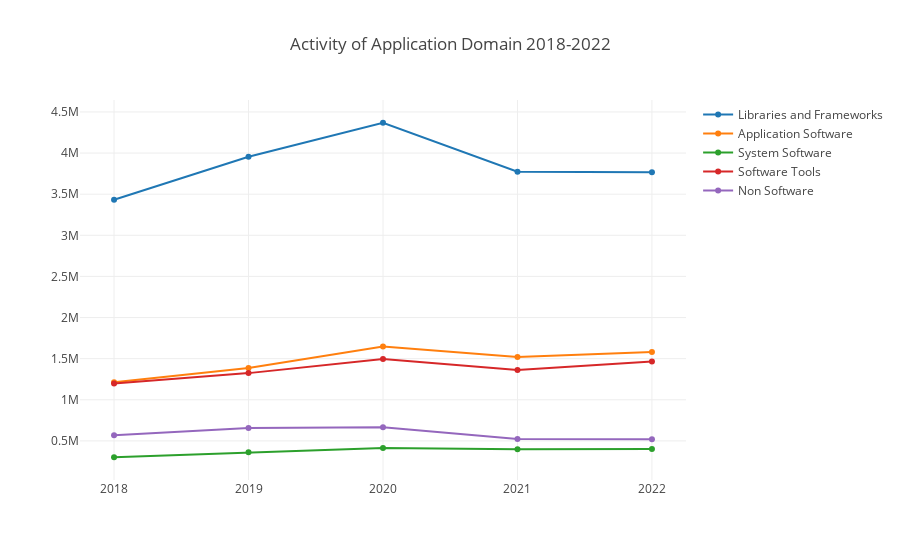

Here is the notebook cell this chart was saved with:
### Code cell
openDigger.render.plotly(appSubDomainActivityData.map(row => {
    return {
        x: years,
        y: row.activity,
        name: row.name
    };
}), {title: `Activity of Application Domain 2018-2022`, xaxis: { type: 'category' }});

### Figure 1 — Plotly figure (JSON) as saved in the notebook; plotly's stock layout.template omitted (floating-point values rounded to 4 significant figures)
{"data": [{"name": "Libraries and Frameworks", "x": [2018, 2019, 2020, 2021, 2022], "y": [3433000.0, 3954000.0, 4369000.0, 3773000.0, 3767000.0]}, {"name": "Application Software", "x": [2018, 2019, 2020, 2021, 2022], "y": [1214000.0, 1385000.0, 1649000.0, 1521000.0, 1582000.0]}, {"name": "System Software", "x": [2018, 2019, 2020, 2021, 2022], "y": [301200.0, 362000.0, 415100.0, 399900.0, 402500.0]}, {"name": "Software Tools", "x": [2018, 2019, 2020, 2021, 2022], "y": [1198000.0, 1324000.0, 1494000.0, 1361000.0, 1466000.0]}, {"name": "Non Software", "x": [2018, 2019, 2020, 2021, 2022], "y": [567500.0, 657300.0, 666000.0, 524500.0, 518700.0]}], "layout": {"autosize": true, "title": {"text": "Activity of Application Domain 2018-2022"}, "xaxis": {"autorange": true, "range": [-0.2381, 4.238], "type": "category"}, "yaxis": {"autorange": true, "range": [-34500.0, 4704000.0], "type": "linear"}}}
